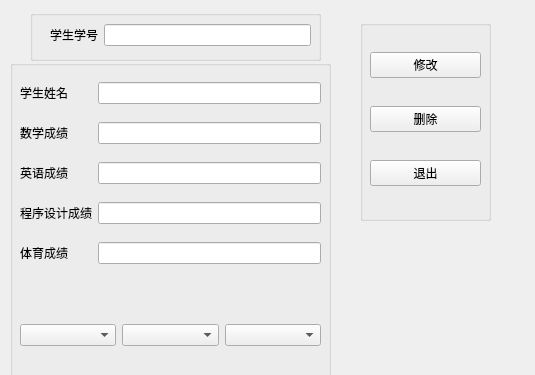
<?xml version="1.0" encoding="UTF-8"?>
<ui version="4.0">
 <class>ModifyStudentWidget</class>
 <widget class="QWidget" name="ModifyStudentWidget">
  <property name="geometry">
   <rect>
    <x>0</x>
    <y>0</y>
    <width>535</width>
    <height>375</height>
   </rect>
  </property>
  <property name="windowTitle">
   <string>Form</string>
  </property>
  <widget class="QGroupBox" name="groupBox">
   <property name="geometry">
    <rect>
     <x>10</x>
     <y>60</y>
     <width>321</width>
     <height>321</height>
    </rect>
   </property>
   <property name="title">
    <string/>
   </property>
   <widget class="QWidget" name="gridLayoutWidget">
    <property name="geometry">
     <rect>
      <x>10</x>
      <y>10</y>
      <width>301</width>
      <height>211</height>
     </rect>
    </property>
    <layout class="QGridLayout" name="gridLayout">
     <item row="3" column="1">
      <widget class="QLineEdit" name="Programming_Text"/>
     </item>
     <item row="4" column="1">
      <widget class="QLineEdit" name="PE_Text"/>
     </item>
     <item row="0" column="0">
      <widget class="QLabel" name="Name">
       <property name="text">
        <string>学生姓名</string>
       </property>
      </widget>
     </item>
     <item row="3" column="0">
      <widget class="QLabel" name="Programming">
       <property name="text">
        <string>程序设计成绩</string>
       </property>
      </widget>
     </item>
     <item row="4" column="0">
      <widget class="QLabel" name="PE">
       <property name="text">
        <string>体育成绩</string>
       </property>
      </widget>
     </item>
     <item row="0" column="1">
      <widget class="QLineEdit" name="Name_Text"/>
     </item>
     <item row="1" column="1">
      <widget class="QLineEdit" name="Math_Text"/>
     </item>
     <item row="2" column="1">
      <widget class="QLineEdit" name="English_Text"/>
     </item>
     <item row="1" column="0">
      <widget class="QLabel" name="Math">
       <property name="text">
        <string>数学成绩</string>
       </property>
      </widget>
     </item>
     <item row="2" column="0">
      <widget class="QLabel" name="English">
       <property name="text">
        <string>英语成绩</string>
       </property>
      </widget>
     </item>
    </layout>
   </widget>
   <widget class="QWidget" name="horizontalLayoutWidget">
    <property name="geometry">
     <rect>
      <x>10</x>
      <y>240</y>
      <width>301</width>
      <height>71</height>
     </rect>
    </property>
    <layout class="QHBoxLayout" name="horizontalLayout">
     <item>
      <widget class="QComboBox" name="Province"/>
     </item>
     <item>
      <widget class="QComboBox" name="City"/>
     </item>
     <item>
      <widget class="QComboBox" name="District"/>
     </item>
    </layout>
   </widget>
  </widget>
  <widget class="QGroupBox" name="groupBox_2">
   <property name="geometry">
    <rect>
     <x>360</x>
     <y>20</y>
     <width>131</width>
     <height>201</height>
    </rect>
   </property>
   <property name="title">
    <string/>
   </property>
   <widget class="QWidget" name="verticalLayoutWidget">
    <property name="geometry">
     <rect>
      <x>10</x>
      <y>10</y>
      <width>111</width>
      <height>181</height>
     </rect>
    </property>
    <layout class="QVBoxLayout" name="verticalLayout">
     <item>
      <widget class="QPushButton" name="btnModify">
       <property name="text">
        <string>修改</string>
       </property>
      </widget>
     </item>
     <item>
      <widget class="QPushButton" name="btnDelete">
       <property name="text">
        <string>删除</string>
       </property>
      </widget>
     </item>
     <item>
      <widget class="QPushButton" name="btnQuit">
       <property name="text">
        <string>退出</string>
       </property>
      </widget>
     </item>
    </layout>
   </widget>
  </widget>
  <widget class="QGroupBox" name="groupBox_3">
   <property name="geometry">
    <rect>
     <x>30</x>
     <y>10</y>
     <width>291</width>
     <height>51</height>
    </rect>
   </property>
   <property name="title">
    <string/>
   </property>
   <widget class="QWidget" name="gridLayoutWidget_2">
    <property name="geometry">
     <rect>
      <x>20</x>
      <y>10</y>
      <width>261</width>
      <height>31</height>
     </rect>
    </property>
    <layout class="QGridLayout" name="gridLayout_2">
     <item row="0" column="0">
      <widget class="QLabel" name="ID">
       <property name="text">
        <string>学生学号</string>
       </property>
      </widget>
     </item>
     <item row="0" column="1">
      <widget class="QLineEdit" name="ID_Text"/>
     </item>
    </layout>
   </widget>
  </widget>
 </widget>
 <resources/>
 <connections/>
</ui>
